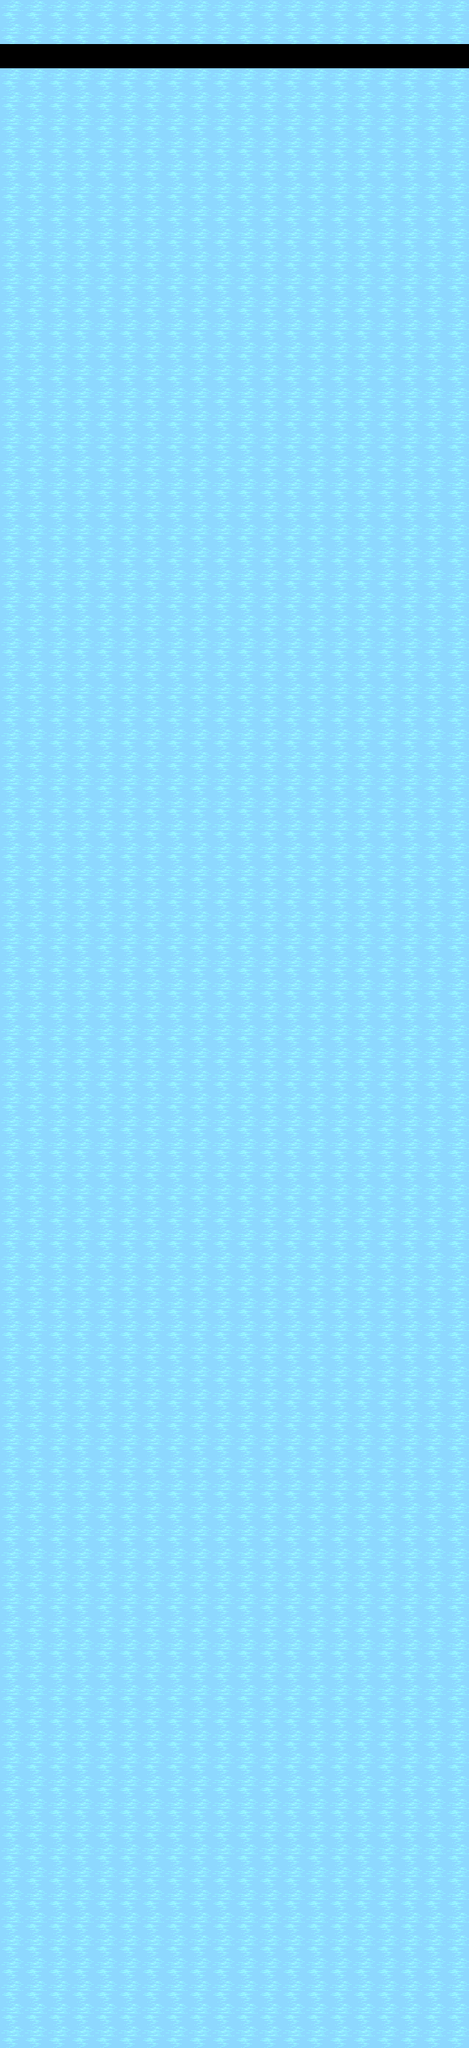

Tiled map render using the project's own tile images. Description and the map definition, with tile-layer contents summarised, below:
An orthogonal 20x90 tile map with 32x31 px tiles, 1 tile layer (Rutelag 1), 2 tilesets and 109 objects.

<map version="1.5" tiledversion="1.5.0" orientation="orthogonal" renderorder="right-down" width="20" height="90" tilewidth="32" tileheight="31" infinite="0" nextlayerid="6" nextobjectid="146">
 <tileset firstgid="1" source="ice.tsx" />
 <tileset firstgid="2" source="FinishLine.tsx" />
 <layer id="1" name="Rutelag 1" width="20" height="90">
  <data>[1800 cells, 1800 non-empty, 2 distinct tile ids]</data>
 </layer>
 <objectgroup id="2" name="Obstacles">
  <object id="23" x="556" y="2526" />
  <object id="24" x="572" y="2492" />
  <object id="25" x="592" y="2464" />
  <object id="26" x="612" y="2438" />
  <object id="27" x="628" y="2408" />
  <object id="28" x="630" y="2086" />
  <object id="29" x="606" y="2050" />
  <object id="30" x="578" y="2024" />
  <object id="31" x="550" y="1996" />
  <object id="32" x="520" y="1972" />
  <object id="33" x="494" y="1956" />
  <object id="34" x="454" y="1934" />
  <object id="35" x="420" y="1914" />
  <object id="36" x="384" y="1894" />
  <object id="37" x="344" y="1872" />
  <object id="38" x="300" y="1860" />
  <object id="39" x="262" y="1846" />
  <object id="46" x="40" y="1814" />
  <object id="47" x="96" y="1750" width="2" height="2" />
  <object id="48" x="184" y="1684" />
  <object id="49" x="144" y="1760" />
  <object id="50" x="410" y="1720" />
  <object id="51" x="360" y="1588" />
  <object id="52" x="562" y="1554" />
  <object id="53" x="584" y="1762" />
  <object id="54" x="426" y="1470" />
  <object id="55" x="174" y="1448" />
  <object id="56" x="62" y="1566" />
  <object id="57" x="14" y="1416" />
  <object id="58" x="620" y="1292" />
  <object id="59" x="306" y="1370" />
  <object id="60" x="72" y="1234" />
  <object id="61" x="494" y="1332" />
  <object id="62" x="510" y="1630" />
  <object id="63" x="196" y="1210" />
  <object id="64" x="486" y="1142" />
  <object id="65" x="364" y="1132" />
  <object id="66" x="384" y="1278" />
  <object id="67" x="114" y="1104" />
  <object id="68" x="260" y="906" />
  <object id="69" x="332" y="856" />
  <object id="70" x="32" y="914" />
  <object id="71" x="80" y="914" />
  <object id="72" x="128" y="916" />
  <object id="73" x="176" y="916" />
  <object id="74" x="218" y="918" />
  <object id="76" x="294" y="880" />
  <object id="77" x="618" y="898" />
  <object id="78" x="560" y="902" />
  <object id="79" x="584" y="904" />
  <object id="80" x="520" y="904" />
  <object id="81" x="464" y="904" />
  <object id="82" x="466" y="866" />
  <object id="83" x="494" y="826" />
  <object id="84" x="526" y="792" />
  <object id="85" x="566" y="750" />
  <object id="86" x="354" y="820" />
  <object id="87" x="380" y="774" />
  <object id="88" x="426" y="732" />
  <object id="89" x="458" y="706" />
  <object id="90" x="388" y="740" />
  <object id="91" x="494" y="670" />
  <object id="92" x="584" y="696" />
  <object id="93" x="590" y="654" />
  <object id="94" x="588" y="724" />
  <object id="95" x="116" y="332" />
  <object id="96" x="56" y="442" width="4" height="2" />
  <object id="97" x="286" y="438" />
  <object id="98" x="442" y="468" />
  <object id="99" x="134" y="600" />
  <object id="100" x="286" y="624" />
  <object id="101" x="148" y="432" />
  <object id="102" x="364" y="542" width="2" height="2" />
  <object id="103" x="566" y="544" />
  <object id="104" x="578" y="392" />
  <object id="105" x="480" y="274" />
  <object id="106" x="324" y="314" />
  <object id="107" x="476" y="380" />
  <object id="108" x="240" y="214" />
  <object id="109" x="110" y="176" />
  <object id="110" x="88" y="684" width="2" />
  <object id="111" x="152" y="782" />
  <object id="112" x="262" y="804" />
  <object id="113" x="50" y="860" />
  <object id="114" x="206" y="700" />
  <object id="115" x="226" y="344" />
  <object id="116" x="538" y="180" height="2" />
  <object id="117" x="386" y="174" />
  <object id="118" x="596" y="312" />
  <object id="119" x="434" y="132" />
  <object id="128" x="16.2758" y="2404.17" />
  <object id="129" x="55.8028" y="2378.59" />
  <object id="130" x="90.6795" y="2359.99" />
  <object id="131" x="127.881" y="2341.39" />
  <object id="132" x="167.408" y="2322.79" />
  <object id="133" x="211.586" y="2304.19" />
  <object id="134" x="258.088" y="2287.91" />
  <object id="135" x="299.94" y="2266.99" />
  <object id="136" x="332.492" y="2250.71" />
  <object id="137" x="365.043" y="2232.11" />
  <object id="138" x="399.92" y="2211.19" />
  <object id="139" x="388.294" y="2169.33" />
  <object id="140" x="362.718" y="2143.76" />
  <object id="141" x="320.866" y="2118.18" />
  <object id="142" x="274.364" y="2104.23" />
  <object id="143" x="234.837" y="2076.33" />
  <object id="144" x="195.31" y="2050.75" />
  <object id="145" x="148.807" y="2025.18" />
 </objectgroup>
 <objectgroup id="5" name="Goal">
  <object id="121" x="0" y="64" width="644" height="26" />
 </objectgroup>
</map>